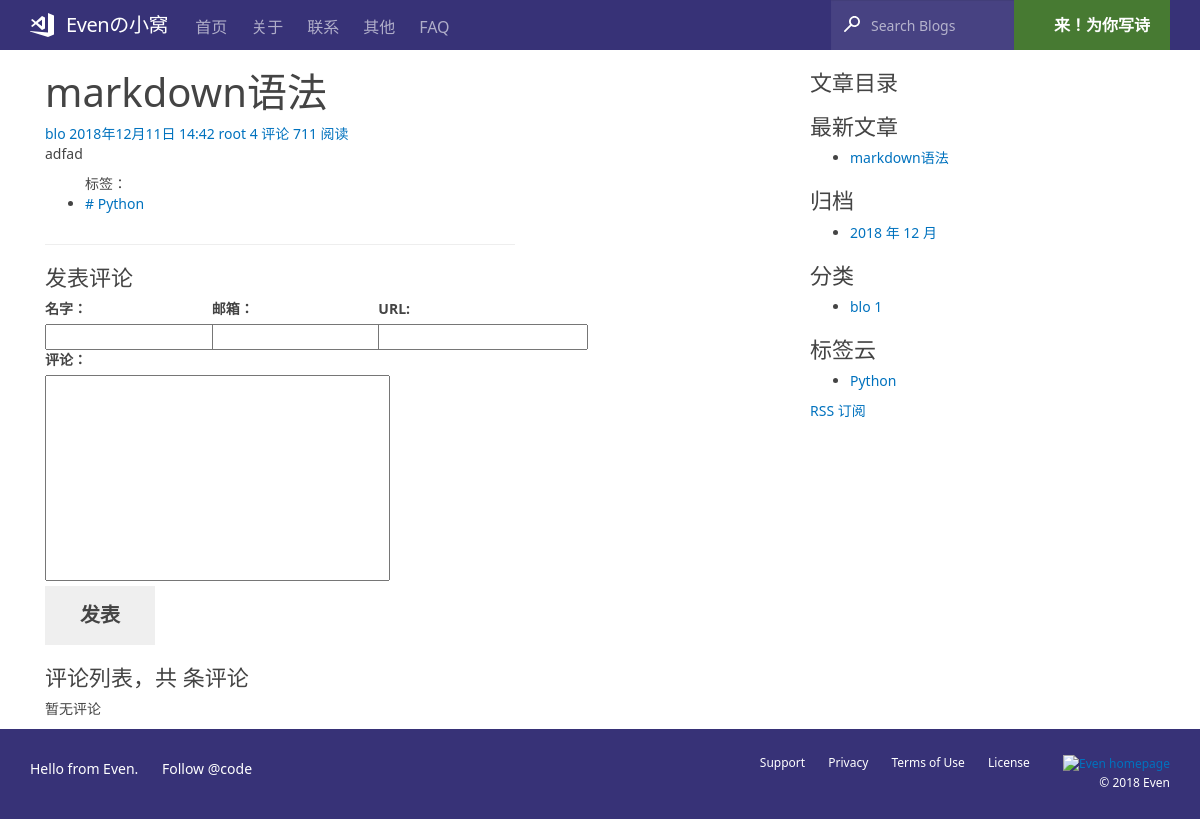
The app's page /post/1/ with its own data.
### blog/models.py (models this page shows, shortened)
class Post(models.Model):
    title = models.CharField(max_length=70)
    body = models.TextField()
    create_time = models.DateTimeField()
    modified_time = models.DateTimeField()
    excerpt = models.CharField(max_length=200, blank=True)
    category = models.ForeignKey(Category)
    tags = models.ManyToManyField(Tag, blank=True)
    views = models.PositiveIntegerField(default=666)
    author = models.ForeignKey(User)
    def save(self, *args, **kwargs):
        if not self.excerpt:
            md = markdown.Markdown(extensions=[
                'markdown.extensions.extra',
                'markdown.extensions.codehilite',
            ])
            self.excerpt = strip_tags(md.convert(self.body))[:54]
        super(Post, self).save(*args, **kwargs)
    def get_absolute_url(self):
        return reverse('blog:detail', kwargs={'pk': self.pk})
    def increase_views(self):
        self.views += 1
        self.save(update_fields=['views'])
    class Meta:
        ordering = ['-create_time']

class Category(models.Model):
    name = models.CharField(max_length=100)
    def __str__(self):
        return self.name

class Tag(models.Model):
    name = models.CharField(max_length=100)

### blog/views.py (the view)
# urls.py: url(r'^post/(?P<pk>[0-9]+)/$', views.PostDetailView.as_view(), name='detail'),
class PostDetailView(DetailView):
    model = Post
    template_name = 'blog/detail.html'
    context_object_name = 'post'
    def get(self, request, *args, **kwargs):
        response = super(PostDetailView, self).get(request, *args, **kwargs)
        self.object.increase_views()
        return response
    def get_object(self, queryset=None):
        post = super().get_object(queryset=None)
        md = markdown.Markdown(extensions=[
                                          'markdown.extensions.extra',
                                          'markdown.extensions.codehilite',
                                          TocExtension(slugify=slugify),
                                      ])
        post.body = md.convert(post.body)
        post.toc = md.toc
        return post
    def get_context_data(self, **kwargs):
        context = super().get_context_data(**kwargs)
        form = CommentForm()
        comment_list = self.object.comment_set.all()
        context.update({
            'form': form,
            'comment_list': comment_list,
        })
        return context

### comments/forms.py
class CommentForm(forms.ModelForm):
    class Meta:
        model = Comment
        fields = ['name', 'email', 'url', 'text']

### blog/templatetags/blog_tags.py (called while the page is built)
@register.simple_tag
def get_recent_posts(num=5):
    return Post.objects.all().order_by('-create_time')[:num]

@register.simple_tag
def archive():
    return Post.objects.dates('create_time', 'month', order='DESC')

@register.simple_tag
def get_category():
    return Category.objects.annotate(num_posts=Count('post')).filter(num_posts__gt=0)

@register.simple_tag
def get_tag():
    return Tag.objects.annotate(num_posts=Count('post')).filter(num_posts__gt=0)

### templates/blog/detail.html (shortened to what this page needs)
{% extends 'base.html' %}
{% block main %}
    <main class="col-md-8">
        <article class="post post-{{ post.pk }}" style="width:750px">
            <header class="entry-header">
                <h1 class="entry-title">{{ post.title }}</h1>
                <div class="entry-meta">
                    <span class="post-category"><a href="#">{{ post.category }}</a></span>
                    <span class="post-date"><a href="#"><time class="entry-date"
                                                              datetime="{{ post.create_time }}">{{ post.create_time }}</time></a></span>
                    <span class="post-author"><a href="#">{{ post.author }}</a></span>
                    <span class="comments-link"><a href="#">4 评论</a></span>
                    <span class="views-count"><a href="#">{{ post.views}} 阅读</a></span>
                </div>
            </header>
            <div class="entry-content clearfix">
               {{ post.body|safe }}
                <div class="widget-tag-cloud">
                    <ul>
                        标签：
                        {% for tag in post.tags.all %}
                            <li><a href="{% url 'blog:tag' tag.pk %}"># {{ tag.name }}</a></li>
                        {% endfor %}
                    </ul>
                </div>
            </div>
        </article>
        <section class="comment-area" id="comment-area">
            <hr>
            <h3>发表评论</h3>
            <form action="{% url 'comments:post_comment' post.pk %}" method="post" class="comment-form">
                <div class="row">
                    <div class="col-md-4">
                        <label for="{{ form.name.id_for_label }}">名字：</label>
                        {{ form.name }}
                    </div>
                    <div class="col-md-4">
                        <label for="{{ form.name.id_for_label }}">邮箱：</label>
                        {{ form.email }}
                    </div>
                    <div class="col-md-4">
                        <label for="{{ form.name.id_for_label }}">URL:</label>
                        {{ form.url }}
                    </div>
                    <div class="col-md-4">
                        <label for="{{ form.name.id_for_label }}">评论：</label>
                        {{ form.text }}
                        <button type="submit" class="comment-btn">发表</button>
                    </div>
                </div>
            </form>
            <div class="comment-list-panel">
                <h3>评论列表，共  条评论</h3>
                <ul class="comment-list list-unstyled">
                   {% for comment in comment_list %}
                       <li class="comment-item">
                       <span class="nickname">{{ comment.name }}</span>
                       <time class="submit-date">{{ comment.created_time }}</time>
                       <div class="text">
                          {{ comment.text }}
                       </div>
                       </li>
                   {% empty %}
                       暂无评论
                   {% endfor %}
                </ul>
            </div>
        </section>
    </main>
{% endblock main %}
{% block toc %}
    <div class="widget widget-content">
        <h3 class="widget-title">文章目录</h3>
    </div>
{% endblock toc %}

### templates/base.html (shortened to what this page needs)
{% load staticfiles %}
{% load blog_tags %}
<!DOCTYPE html>
<html lang="en">
<head>
    <link rel="stylesheet" href="{% static 'blog/css/bootstrap.min.css' %}">
    <link rel="stylesheet" href="{% static 'blog/css/style.css' %}">
    <link rel="stylesheet" href="{% static 'blog/css/highlights/github.css' %}">
    <link rel="stylesheet" href="http://code.ionicframework.com/ionicons/2.0.1/css/ionicons.min.css">
    <link rel="stylesheet" href="{% static 'blog/css/pace.css' %}">
    <link rel="stylesheet" href="{% static 'syntaxhighlighter/styles/shCore.css' %}" type="text/css" rel="stylesheet">
    <link rel="stylesheet" href="{% static 'syntaxhighlighter/styles/shThemeDjango.css' %}" type="text/css" rel="stylesheet">
</head>
<body>
<div>
    {% include 'nav.html' %}
</div>
<div class="content-body">
    <div class="container">
        <div class="row">
            <main class="col-md-8">
                {% block main %}
                {% endblock main %}
            </main>
            <aside class="col-md-4">
                {% block toc %}
                {% endblock toc %}
                <div class="widget widget-recent-posts">
                    <h3 class="widget-title">最新文章</h3>
                    {% get_recent_posts as recent_post_list %}
                    <ul>
                    {% for post in recent_post_list %}
                        <li>
                            <a href="{{ post.get_absolute_url }}">{{ post.title }}</a>
                        </li>
                        {% empty %}
                        暂无文章
                    {% endfor %}
                    </ul>
                </div>
                <div class="widget widget-archives">
                    <h3 class="widget-title">归档</h3>
                    {% archive as date_list %}
                    <ul>
                    {% for date in date_list %}
                        <li>
                            <a href="{% url 'blog:archive' date.year date.month %}">{{ date.year }} 年 {{ date.month }} 月</a>
                        </li>
                        {% empty %}
                        暂无归档
                    {% endfor %}
                    </ul>
                </div>
                <div class="widget widget-category">
                    <h3 class="widget-title">分类</h3>
                    {% get_category as category_list %}
                    <ul>
                        {% for category in category_list %}
                            <li>
                                <a href="{% url 'blog:category' category.pk %}">{{ category.name }} <span class="post-count">{{ category.num_posts }}</span></a>
                            </li>
                            {% empty %}
                            暂无分类
                        {% endfor %}
                    </ul>
                </div>
                <div class="widget widget-tag-cloud">
                    <h3 class="widget-title">标签云</h3>
                    {% get_tag as tag_list %}
                    <ul>
                        {% for tag in tag_list %}
                        <li>
                            <a href="{% url 'blog:tag' tag.pk %}">{{ tag.name }}</a>
                        </li>
                        {% empty %}
                            暂无标签！
                        {% endfor %}
                    </ul>
                </div>
                <div class="rss">
                    <a href="{% url 'rss' %}"> RSS 订阅</a>
                </div>
            </aside>
        </div>
    </div>
</div>
{% include 'footer.html' %}
</body>
</html>

### static/blog/css/style.css (style rules this page uses)
html { margin:0;padding:0;min-height:100%;position:relative }
body { margin:0;padding:0 }
button { border:none }
* { font-family:"Segoe UI","Helvetica Neue","Helvetica",Arial,sans-serif }
html { font-size:10px }
@media (min-width: 768px) { html { font-size:9px } }
@media (min-width: 992px) { html { font-size:9.5px } }
@media (min-width: 1200px) { html { font-size:10px } }
body { font-weight:400;color:#444;text-rendering:optimizeLegibility }
h1,h2,h3 { font-family:"Segoe UI","Helvetica Neue","Helvetica",Arial,sans-serif;font-weight:100 }
h1,.faux-h1 { font-size:3rem }
h3,.faux-h3 { font-size:1.8rem }
@media (min-width: 768px) { h1,.faux-h1 { font-size:4rem } }
@media (min-width: 768px) { h3,.faux-h3 { font-size:2.2rem } }
a { color:#0072be;text-decoration:none }
textarea { resize:none;overflow-y:scroll }
button,.link-button { font-family:"Segoe UI","Helvetica Neue","Helvetica",Arial,sans-serif;font-weight:600;font-size:20px;padding:15px 35px;display:inline-block;color:inherit;cursor:pointer }
body { margin-bottom:135px }
@media (min-width: 1200px) { body { margin-bottom:90px } }

### records on screen
Post: title "markdown语法", category "blo", create_time "2018年12月11日 14:42", author "root", views "711", body "adfad"
Tag: name "Python"
Category: name "blo", num_posts "1"

### other values on screen
{{ date.year }} "2018"
{{ date.month }} "12"
